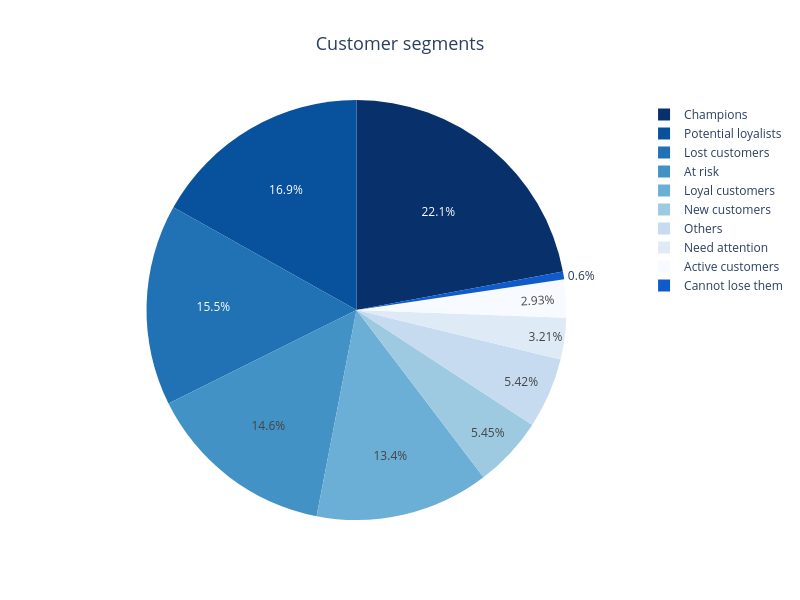

Notebook cell for this chart:
### Markdown cell above
#### Customer segments pie chart

### Code cell
df_segments = rfm["Segment"].value_counts().reset_index(name="Count")

# creating pie chart
fig = px.pie(
    df_segments, 
    values="Count",
    names="Segment",
    color_discrete_sequence=px.colors.sequential.Blues[::-1],
    title="Customer segments"
)

# formating it
fig.update_layout(
    title_font=dict(size=18),
    title_x=0.5,
    width=800,
    height=600
)

fig.show()

### Figure 1 — Plotly figure (JSON) as saved in the notebook; plotly's stock layout.template omitted (floating-point values rounded to 4 significant figures)
{"data": [{"domain": {"x": [0, 1], "y": [0, 1]}, "hovertemplate": "Segment=%{label}<br>Count=%{value}<extra></extra>", "labels": ["Champions", "Potential loyalists", "Lost customers", "At risk", "Loyal customers", "New customers", "Others", "Need attention", "Active customers", "Cannot lose them"], "legendgroup": "", "name": "", "showlegend": true, "type": "pie", "values": [956, 731, 671, 633, 580, 236, 235, 139, 127, 26]}], "layout": {"height": 600, "legend": {"tracegroupgap": 0}, "piecolorway": ["rgb(8,48,107)", "rgb(8,81,156)", "rgb(33,113,181)", "rgb(66,146,198)", "rgb(107,174,214)", "rgb(158,202,225)", "rgb(198,219,239)", "rgb(222,235,247)", "rgb(247,251,255)"], "title": {"font": {"size": 18}, "text": "Customer segments", "x": 0.5}, "width": 800}}
